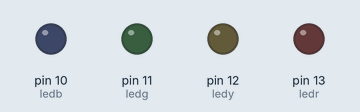
Simulated run of this sketch. Board: Arduino Uno, built with avr-gcc and run on an emulated ATmega328P. On the bench: output pins drawn as LEDs (lit = HIGH).

Above: at 0.12 s.
At 2.6 s:
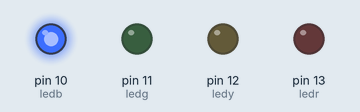
At 8.1 s:
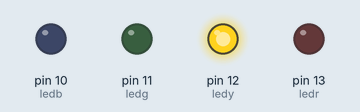
At 17.0 s:
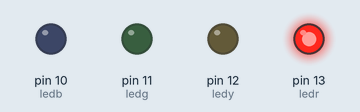
At 31.2 s:
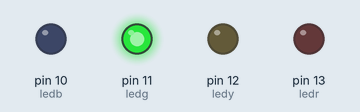
Timing chart, 0 to 32.5 s (numbered marks = the images above):
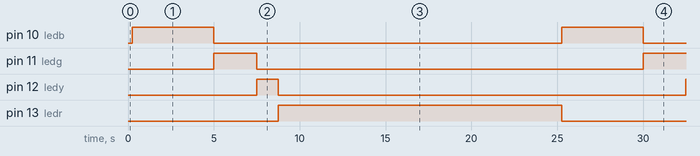

The sketch:

Simulation_temperature.ino
```cpp
/* Use File->Load Prog to
   load a different Program
*/

#define ledr 13
#define ledy 12
#define ledg 11
#define ledb 10
int c;

void setup()
{
	pinMode(ledr,OUTPUT);
	pinMode(ledg,OUTPUT);
	pinMode(ledb,OUTPUT);
	pinMode(ledy,OUTPUT);
	c = 0;
}

void loop()
{
	c=c+1;
	delay(250);
	if (c <= 20){
		digitalWrite(ledr,LOW);
		digitalWrite(ledy,LOW);
		digitalWrite(ledg,LOW);
		digitalWrite(ledb,HIGH);
	}
	if (c >= 20 && c <= 30){
		digitalWrite(ledr,LOW);
		digitalWrite(ledy,LOW);
		digitalWrite(ledg,HIGH);
		digitalWrite(ledb,LOW);
	}
	if (c >= 30 && c <= 35){
		digitalWrite(ledr,LOW);
		digitalWrite(ledy,HIGH);
		digitalWrite(ledg,LOW);
		digitalWrite(ledb,LOW);
	}
	if (c >= 35){
		digitalWrite(ledr,HIGH);
		digitalWrite(ledy,LOW);
		digitalWrite(ledg,LOW);
		digitalWrite(ledb,LOW);
		if (c == 100){
		c=0;}
	}
}
```

Measured:
- by itself, pin 10 (ledb): alternates HIGH for 4.8 s and LOW for 20.3 s
- by itself, pin 11 (ledg): alternates HIGH for 2.5 s and LOW for 22.5 s
- by itself, pin 12 (ledy): alternates HIGH for 1.3 s and LOW for 23.8 s
- by itself, pin 13 (ledr): alternates HIGH for 16.5 s and LOW for 8.5 s
